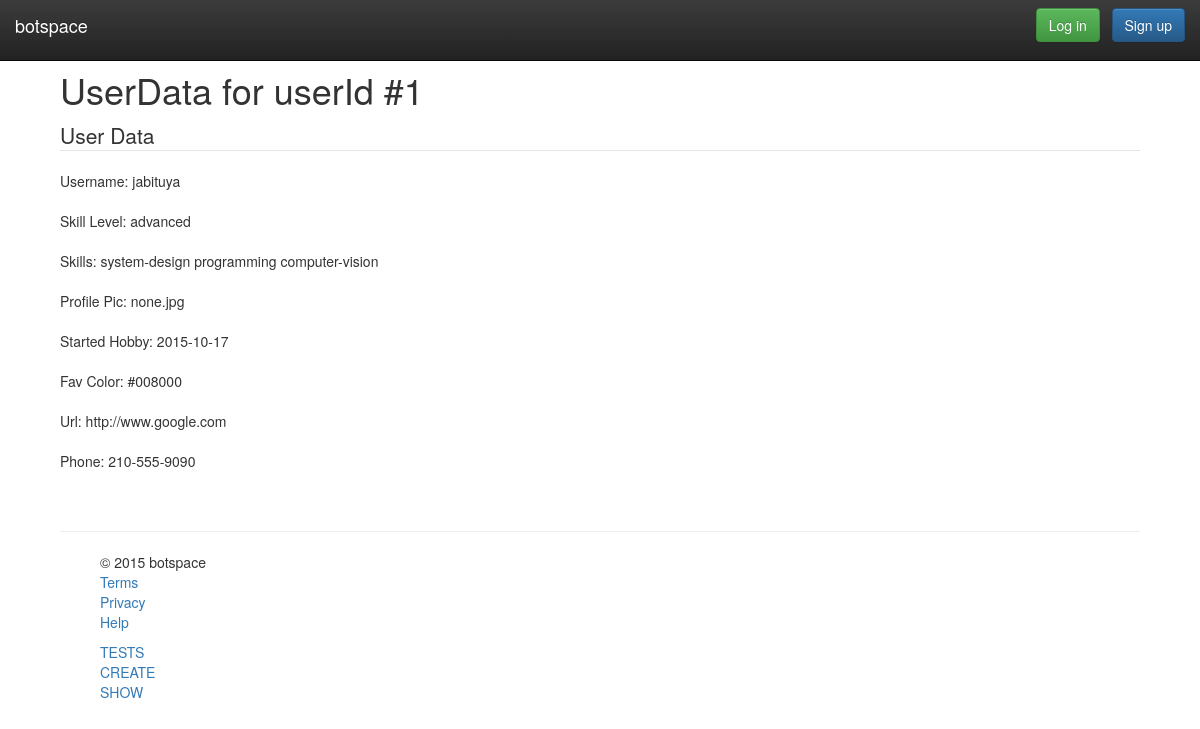
Page /WebContent/userdata/show/1 on the committed database.
### tables this page shows
CREATE TABLE UserData (
  userDataId		 int(11) NOT NULL AUTO_INCREMENT,
  userId			 int(11) NOT NULL,
  user_name			 varchar(30) UNIQUE NOT NULL,
  skill_level		 varchar(30) NOT NULL,
  profile_pic		 varchar(255),
  started_hobby 	 DATE,
  date_created		 TIMESTAMP DEFAULT CURRENT_TIMESTAMP,
  fav_color		 	 char(7) NOT NULL,
  url				 varchar(255),
  phone				 varchar(255),
  PRIMARY KEY (userDataId),
  FOREIGN KEY (userId) REFERENCES Users(userId)
);

CREATE TABLE Skills (
  skillId			 int(3) NOT NULL AUTO_INCREMENT,
  skill_name		 varchar(32) UNIQUE NOT NULL,
  PRIMARY KEY (skillId)
);

### WebContent/models/UserData.class.php (called while the page is built, shortened)
<?php
class UserData {
	private $formInput;
	private $userId;
	private $user_name;
	private $skill_level;
	private $profile_pic;
	private $started_hobby;
	private $fav_color;
	private $url;
	private $phone;
	public function __construct($formInput = null) {
		$this->formInput = $formInput;
	}
	private function extractForm($valueName) {
		$value = "";
		if (isset($this->formInput[$valueName])) {
			if (!is_array($this->formInput[$valueName])) {
				$value = trim($this->formInput[$valueName]);
				$value = stripslashes($value);
				$value = htmlspecialchars($value);
			}
			return $value;
		}
	}
	public function getFavColor() {
		return $this->fav_color;
	}
	public function getPhone() {
		return $this->phone;
	}
	public function getProfilePic() {
		return $this->profile_pic;
	}
	public function getSkillLevel() {
		return $this->skill_level;
	}
	public function getStartedHobby() {
		return $this->started_hobby;
	}
	public function getUrl() {
		return $this->url;
	}
	public function getUserName() {
		return $this->user_name;
	}
	public function getUserId() {
		return $this->userId;
	}
	private function validateFavColor() {
		$this->fav_color = $this->extractForm('fav_color');
	}
	private function validatePhone() {
		$this->phone = $this->extractForm('phone');
		if (!empty($this->phone)) {
			$this->phone = str_replace(' ', '', $this->phone);
		}
	}
	private function validateProfilePic() {
		$this->profile_pic = $this->extractForm('profile_pic');
	}
	private function validateSkillLevel() {
		$this->skill_level = $this->extractForm('skill_level');
	}
	private function validateStartedHobby() {
		$this->started_hobby = $this->extractForm('started_hobby');
	}
	private function validateUrl() {
		$this->url = $this->extractForm('url');
	}
	private function validateUserId() {
		$this->userId = $this->extractForm('userId');
	}
	private function validateUserName() {
		$this->user_name = $this->extractForm('user_name');
	}
}
?>

### WebContent/models/UserDataDB.class.php (called while the page is built, shortened)
<?php
class UserDataDB {
	public static function getUserDataRowSetsBy($type = null, $value = null) {
		$allowedTypes = ['userDataId', 'userId', 'user_name', 'skill_level', 'skill_areas', 'robot_name'];
		$userDataRowSets = array();
		try {
			$db = Database::getDB();
			$query = "SELECT userDataId, userId, user_name, skill_level, profile_pic,
					started_hobby, fav_color, url, phone FROM UserData";
			if (!is_null($type)) {
				$query = $query . " WHERE ($type = :$type)";
				$statement = $db->prepare($query);
				$statement->bindParam(":$type", $value);
			} else {
				$query = $query . " ORDER BY userDataId ASC";
				$statement = $db->prepare($query);
			}
			$statement->execute();
			$userDataRowSets = $statement->fetchAll(PDO::FETCH_ASSOC);
		} catch (Exception $e) {
			echo "<p>Error getting user rows by $type: " . $e->getMessage() . "</p>";
		}
		return $userDataRowSets;
	}
	public static function getUserDataBy($type = null, $value = null) {
		$userDataRows = UserDataDB::getUserDataRowSetsBy($type, $value);
		return UserDataDB::getUserDataArray($userDataRows);
	}
	public static function getUserDataArray($rowSets) {
		$usersData = array();
		if (!empty($rowSets)) {
			foreach ($rowSets as $userDataRow) {
				$userData = new UserData($userDataRow);
				$userDataId = $userDataRow['userDataId'];
				$userData->setUserDataId($userDataId);
				$skillAssocs = SkillAssocsDB::getSkillAssocsBy('userDataId', $userDataId);
				$skill_areas = array();
				foreach ($skillAssocs as $skillAssoc) {
					$skillId = $skillAssoc->getSkillId();
					$skill_name = Skill::$SKILL_AREAS[$skillId - 1];
					array_push($skill_areas, $skill_name);
				}
				$userData->setSkillAreas($skill_areas);
				array_push($usersData, $userData);
			}
		}
		return $usersData;
	}
}
?>

### WebContent/models/Skill.class.php (called while the page is built, shortened)
<?php
class Skill {
	private $formInput;
	private $skill_name;
	public function __construct($formInput = null) {
		$this->formInput = $formInput;
	}
	public function getSkillName() {
		return $this->skill_name;
	}
	private function extractForm($valueName) {
		if (isset($this->formInput[$valueName])) {
			$value = trim($this->formInput[$valueName]);
			$value = stripslashes($value);
			$value = htmlspecialchars($value);
			return $value;
		}
	}
	private function validateSkillName() {
		$this->skill_name = $this->extractForm('skill_name');
	}
}
?>

### WebContent/models/SkillsDB.class.php (called while the page is built, shortened)
<?php
class SkillsDB {
	public static function getSkillsBy($type = null, $value = null) {
		$skillRows = SkillsDB::getSkillsRowsBy($type, $value);
		return SkillsDB::getSkillsArray($skillRows);
	}
	public static function getSkillsRowsBy($type, $value) {
		$allowedTypes = ["skillId", "skill_name"];
		$skillRows = array();
		try {
			$db = Database::getDB();
			$query = "SELECT skillId, skill_name FROM Skills";
			if (!is_null($type)) {
				$query = $query . " WHERE ($type = :$type)";
				$statement = $db->prepare($query);
				$statement->bindParam(":$type", $value);
			} else {
				$query = $query . " ORDER BY skillId ASC";
				$statement = $db->prepare($query);
			}
			$statement->execute();
			$skillRows = $statement->fetchAll(PDO::FETCH_ASSOC);
		} catch (Exception $e) {
			echo "<p>Error getting skill rows by $type: " . $e->getMessage() . "</p>";
		}
		return $skillRows;
	}
	public static function getSkillsArray($rows) {
		$skills = array();
		if (!empty($rows)) {
			foreach ($rows as $row) {
				$skill = new Skill($row);
				$skill->setSkillId($row['skillId']);
				array_push($skills, $skill);
			}
		}
		return $skills;
	}
}
?>

### WebContent/models/SkillAssocsDB.class.php (called while the page is built, shortened)
<?php
class SkillAssocsDB {
	public static function getSkillAssocsRowsBy($type, $value) {
		$skillAssocsRows = array();
		try {
			$db = Database::getDB();
			$query = "SELECT skillAssocId, skillId, userDataId FROM SkillAssocs";
			if (!is_null($type)) {
				$query = $query . " WHERE ($type = :$type)";
				$statement = $db->prepare($query);
				$statement->bindParam(":$type", $value);
			} else {
				$query = $query . " ORDER BY skillAssocId ASC";
				$statement = $db->prepare($query);
			}
			$statement->execute();
			$skillAssocsRows = $statement->fetchAll(PDO::FETCH_ASSOC);
		} catch (Exception $e) {
			echo "<p>Error getting skill assoc rows by $type: " . $e->getMessage() . "</p>";
		}
		return $skillAssocsRows;
	}
}
?>

### WebContent/views/UserDataView.class.php (the view, shortened to what this page needs)
<?php
class UserDataView {
	public static function show() {
		UserDataView::showDetails();
	}
	public static function showDetails() {
		$userData = (array_key_exists('userData', $_SESSION)) ? $_SESSION['userData'] : null;
		$skills = (array_key_exists('skills', $_SESSION)) ? $_SESSION['skills'] : array();
		if (is_null($userData))
			echo '<p>Unknown user data</p>';
		else {
			echo '<h1>UserData for userId #'.$userData->getUserId().'</h1>';
			echo '<section>';
			echo '<fieldset><legend>User Data</legend>';
			echo 'Username:      '.$userData->getUserName().'<br><br>'."\n";
			echo 'Skill Level:   '.$userData->getSkillLevel().'<br><br>'."\n";
			echo 'Skills:        ';
			foreach ($skills as $skill) {
				echo $skill->getSkillName()." ";
			}
			echo "<br><br>";
			echo 'Profile Pic:   '.$userData->getProfilePic().'<br><br>'."\n";
			echo 'Started Hobby: '.$userData->getStartedHobby().'<br><br>'."\n";
			echo 'Fav Color:     '.$userData->getFavColor().'<br><br>'."\n";
			echo 'Url:           '.$userData->getUrl().'<br><br>'."\n";
			echo 'Phone:         '.$userData->getPhone().'<br><br>'."\n";
			echo '</fieldset><br>';
			echo '</section>';
		}
	}
}
?>

### WebContent/css/site.css (style rules this page uses)
body { padding-top: 50px; padding-bottom: 20px; width: 90%; margin: 0 auto; }

### rows in the picture
userdata: userId "1", user_name "jabituya", skill_level "advanced", profile_pic "none.jpg", started_hobby "2015-10-17", fav_color "#008000", url "http://www.google.com", phone "210-555-9090"
skills: skill_name "system-design"
skills: skill_name "programming"
skills: skill_name "computer-vision"
